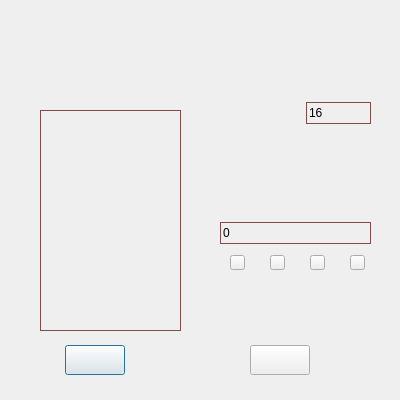
<?xml version="1.0" encoding="UTF-8"?>
<ui version="4.0">
 <class>LockSimpleAddGetDigitClass</class>
 <widget class="QDialog" name="LockSimpleAddGetDigitClass">
  <property name="geometry">
   <rect>
    <x>0</x>
    <y>0</y>
    <width>400</width>
    <height>400</height>
   </rect>
  </property>
  <property name="windowTitle">
   <string>加减数量设置</string>
  </property>
  <property name="windowIcon">
   <iconset resource="Lock.qrc">
    <normaloff>:/icon/mainicon/picture_lock/icon/icon_main_mainwindow.png</normaloff>:/icon/mainicon/picture_lock/icon/icon_main_mainwindow.png</iconset>
  </property>
  <property name="windowOpacity">
   <double>5.000000000000000</double>
  </property>
  <widget class="QPushButton" name="pushButton_apply">
   <property name="geometry">
    <rect>
     <x>65</x>
     <y>345</y>
     <width>60</width>
     <height>30</height>
    </rect>
   </property>
   <property name="styleSheet">
    <string notr="true">border-image: url(:/icon/mainicon/picture_lock/icon/lock_button_normal_10.png);
border-image: url(:/icon/mainicon/picture_lock/icon/lock_button_pressed_10.png);</string>
   </property>
   <property name="text">
    <string/>
   </property>
  </widget>
  <widget class="QPushButton" name="pushButton_cancel">
   <property name="geometry">
    <rect>
     <x>250</x>
     <y>345</y>
     <width>60</width>
     <height>30</height>
    </rect>
   </property>
   <property name="styleSheet">
    <string notr="true">border-image: url(:/icon/mainicon/picture_lock/icon/lock_button_normal_11.png);
border-image: url(:/icon/mainicon/picture_lock/icon/lock_button_pressed_11.png);</string>
   </property>
   <property name="text">
    <string/>
   </property>
  </widget>
  <widget class="QListWidget" name="listWidget_1">
   <property name="geometry">
    <rect>
     <x>40</x>
     <y>110</y>
     <width>141</width>
     <height>221</height>
    </rect>
   </property>
   <property name="font">
    <font>
     <family>宋体</family>
    </font>
   </property>
   <property name="contextMenuPolicy">
    <enum>Qt::NoContextMenu</enum>
   </property>
   <property name="styleSheet">
    <string notr="true">QListWidget
{
    background:rgb(255,255,255,0);
    border:1px solid rgb(128,76,71);
}
QListWidget::Item:hover
{
    background:#C0FDEAD3;
}
QListWidget::item:selected
{
    background:#C0FDEAD3;
}
QListWidget::item:selected:!active
{
    background:#C0FDEAD3;
}
/*滚动条*/
QListWidget QScrollBar::vertical
{
    margin: 15px 0px 15px 0px;
    border-image: url(:/picture_lock/scrollbar/picture_lock/scrollbar_style/line_vertical.png); 
    border: 0px;
    width: 15px;
}
QListWidget QScrollBar::handle:vertical
{
    border-image: url(:/picture_lock/scrollbar/picture_lock/scrollbar_style/button_vertical.png);
    min-height:50px;
}
QListWidget QScrollBar::handle:vertical:pressed 
{
    border-image: url(:/picture_lock/scrollbar/picture_lock/scrollbar_style/button_vertical.png);
}
QListWidget QScrollBar::add-page:vertical
{
    border-image: url(:/picture_lock/scrollbar/picture_lock/scrollbar_style/line_vertical.png);
}
QListWidget QScrollBar::sub-page:vertical
{
    border-image: url(:/picture_lock/scrollbar/picture_lock/scrollbar_style/line_vertical.png);
}
QListWidget QScrollBar::sub-line:vertical
{
    subcontrol-origin: margin;
    border: 0px solid black;
    height:15px
}
QListWidget QScrollBar::add-line:vertical
{
    subcontrol-origin: margin;
    border: 0px solid black;
    height:15px
}
QListWidget QScrollBar::down-arrow:vertical
{
    image: url(:/picture_lock/scrollbar/picture_lock/scrollbar_style/down.png);
}
QListWidget QScrollBar::up-arrow:vertical
{
    image: url(:/picture_lock/scrollbar/picture_lock/scrollbar_style/up.png);
}
QListWidget QScrollBar::horizontal
{
    margin: 0px 15px 0px 15px;
    border-image: url(:/picture_lock/scrollbar/picture_lock/scrollbar_style/line_horizental.png); 
    border: 0px; 
    height: 15px;
}
QListWidget QScrollBar::handle:horizontal
{
    border-image: url(:/picture_lock/scrollbar/picture_lock/scrollbar_style/button_horizental.png);
    min-width:50px;
}
QTableWidget QScrollBar::handle:horizontal:pressed
{
    border-image: url(:/picture_lock/scrollbar/picture_lock/scrollbar_style/button_horizental.png);
}
QTreeView QScrollBar::add-page:horizontal
{
    border-image: url(:/picture_lock/scrollbar/picture_lock/scrollbar_style/button_horizental.png);
}
QTreeView QScrollBar::sub-page:horizontal
{
    border-image: url(:/picture_lock/scrollbar/picture_lock/scrollbar_style/button_horizental.png);
}
QTreeView QScrollBar::add-line:horizontal
{
    subcontrol-origin: margin;
    border: 0px solid black;
    width:15px
}
QTreeView QScrollBar::sub-line:horizontal
{
    subcontrol-origin: margin;
    border: 0px solid black;
    width:15px
}
QTreeView QScrollBar::left-arrow:horizontal
{
    image: url(:/picture_lock/scrollbar/picture_lock/scrollbar_style/left.png);
}
QTreeView QScrollBar::right-arrow:horizontal
{
    image: url(:/picture_lock/scrollbar/picture_lock/scrollbar_style/right.png);
}</string>
   </property>
   <property name="batchSize">
    <number>16</number>
   </property>
  </widget>
  <widget class="QSpinBox" name="spinBox_1">
   <property name="geometry">
    <rect>
     <x>220</x>
     <y>222</y>
     <width>151</width>
     <height>22</height>
    </rect>
   </property>
   <property name="contextMenuPolicy">
    <enum>Qt::NoContextMenu</enum>
   </property>
   <property name="styleSheet">
    <string notr="true">/*按钮未按下*/
QSpinBox::up-button
{
    image: url(:/picture_lock/spinbox/picture_lock/spinbox_style/up_button_no_background.png);     
    background: #00FDEAD3;
}
QSpinBox::down-button
{
    image: url(:/picture_lock/spinbox/picture_lock/spinbox_style/down_button_no_background.png); 
    background: #00FDEAD3;
}
/*按钮按下*/
QSpinBox::up-button:pressed
{
    image: url(:/picture_lock/spinbox/picture_lock/spinbox_style/up_button_no_background.png);   
    background: #00FDEAD3;     
}
QSpinBox::down-button:pressed
{
    image: url(:/picture_lock/spinbox/picture_lock/spinbox_style/down_button_no_background.png); 
    background: #00FDEAD3;
}
/*总体设置*/
QSpinBox
{
    border: 1px solid #804C47;
    background: #00FFFFFF;
}</string>
   </property>
   <property name="minimum">
    <number>-2147483647</number>
   </property>
   <property name="maximum">
    <number>2147483647</number>
   </property>
   <property name="value">
    <number>0</number>
   </property>
   <property name="displayIntegerBase">
    <number>10</number>
   </property>
  </widget>
  <widget class="QPushButton" name="pushButton_list_2">
   <property name="geometry">
    <rect>
     <x>310</x>
     <y>255</y>
     <width>15</width>
     <height>15</height>
    </rect>
   </property>
   <property name="styleSheet">
    <string notr="true">border-image: url(:/icon/mainicon/picture_lock/icon/dialog_setting_remove_item.png);</string>
   </property>
   <property name="text">
    <string/>
   </property>
  </widget>
  <widget class="QPushButton" name="pushButton_list_1">
   <property name="geometry">
    <rect>
     <x>230</x>
     <y>255</y>
     <width>15</width>
     <height>15</height>
    </rect>
   </property>
   <property name="styleSheet">
    <string notr="true">border-image: url(:/icon/mainicon/picture_lock/icon/dialog_setting_add_item.png);</string>
   </property>
   <property name="text">
    <string/>
   </property>
  </widget>
  <widget class="QPushButton" name="pushButton_list_3">
   <property name="geometry">
    <rect>
     <x>350</x>
     <y>255</y>
     <width>15</width>
     <height>15</height>
    </rect>
   </property>
   <property name="styleSheet">
    <string notr="true">border-image: url(:/icon/mainicon/picture_lock/icon/dialog_setting_remove_all_item.png);</string>
   </property>
   <property name="text">
    <string/>
   </property>
  </widget>
  <widget class="QPushButton" name="pushButton_list_4">
   <property name="geometry">
    <rect>
     <x>270</x>
     <y>255</y>
     <width>15</width>
     <height>15</height>
    </rect>
   </property>
   <property name="styleSheet">
    <string notr="true">border-image: url(:/icon/mainicon/picture_lock/icon/dialog_setting_edit_item.png);</string>
   </property>
   <property name="text">
    <string/>
   </property>
  </widget>
  <widget class="QSpinBox" name="spinBox_2">
   <property name="geometry">
    <rect>
     <x>306</x>
     <y>102</y>
     <width>65</width>
     <height>22</height>
    </rect>
   </property>
   <property name="contextMenuPolicy">
    <enum>Qt::NoContextMenu</enum>
   </property>
   <property name="styleSheet">
    <string notr="true">/*按钮未按下*/
QSpinBox::up-button
{
    image: url(:/picture_lock/spinbox/picture_lock/spinbox_style/up_button_no_background.png);     
    background: #00FDEAD3;
}
QSpinBox::down-button
{
    image: url(:/picture_lock/spinbox/picture_lock/spinbox_style/down_button_no_background.png); 
    background: #00FDEAD3;
}
/*按钮按下*/
QSpinBox::up-button:pressed
{
    image: url(:/picture_lock/spinbox/picture_lock/spinbox_style/up_button_no_background.png);   
    background: #00FDEAD3;     
}
QSpinBox::down-button:pressed
{
    image: url(:/picture_lock/spinbox/picture_lock/spinbox_style/down_button_no_background.png); 
    background: #00FDEAD3;
}
/*总体设置*/
QSpinBox
{
    border: 1px solid #804C47;
    background: #00FFFFFF;
}</string>
   </property>
   <property name="minimum">
    <number>1</number>
   </property>
   <property name="maximum">
    <number>16</number>
   </property>
   <property name="value">
    <number>16</number>
   </property>
   <property name="displayIntegerBase">
    <number>10</number>
   </property>
  </widget>
 </widget>
 <resources>
  <include location="Lock.qrc"/>
 </resources>
 <connections/>
</ui>
